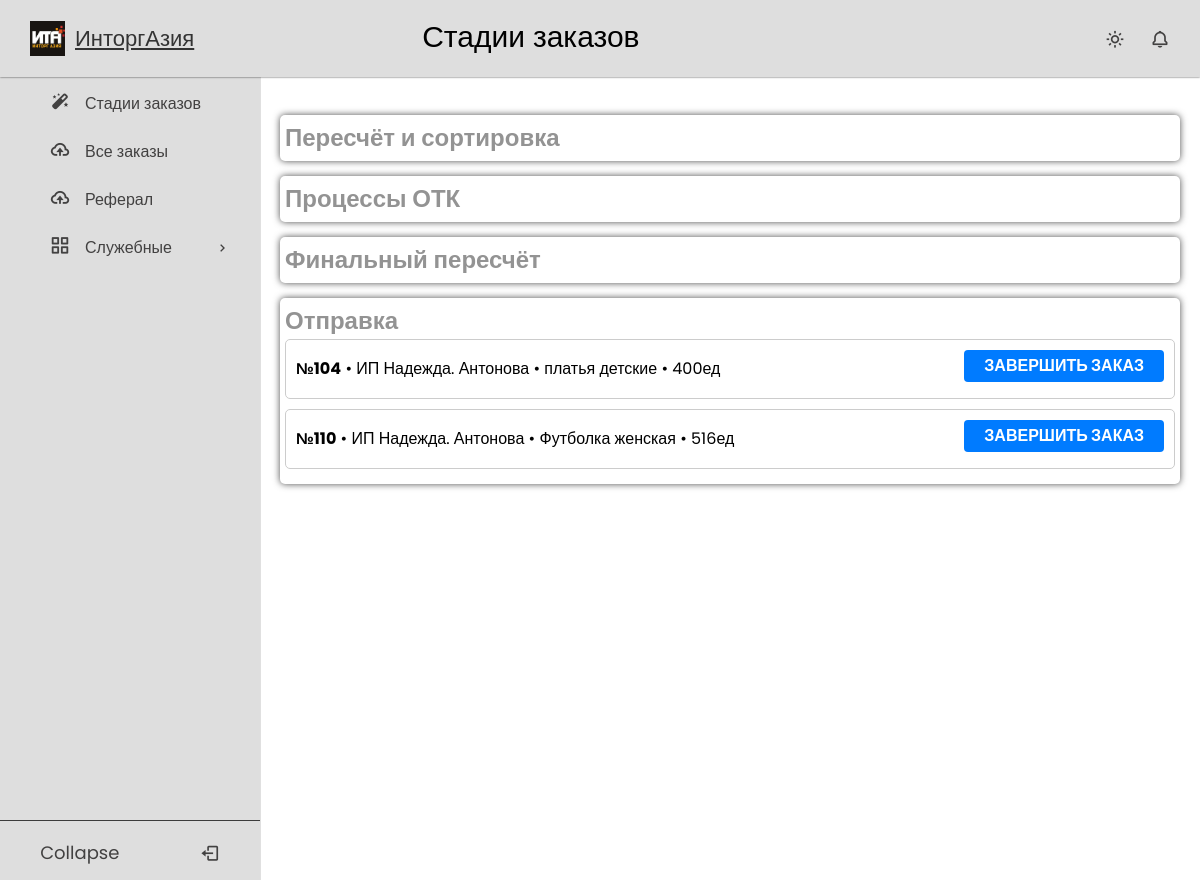
Page / (signed in) on the earlier database version.
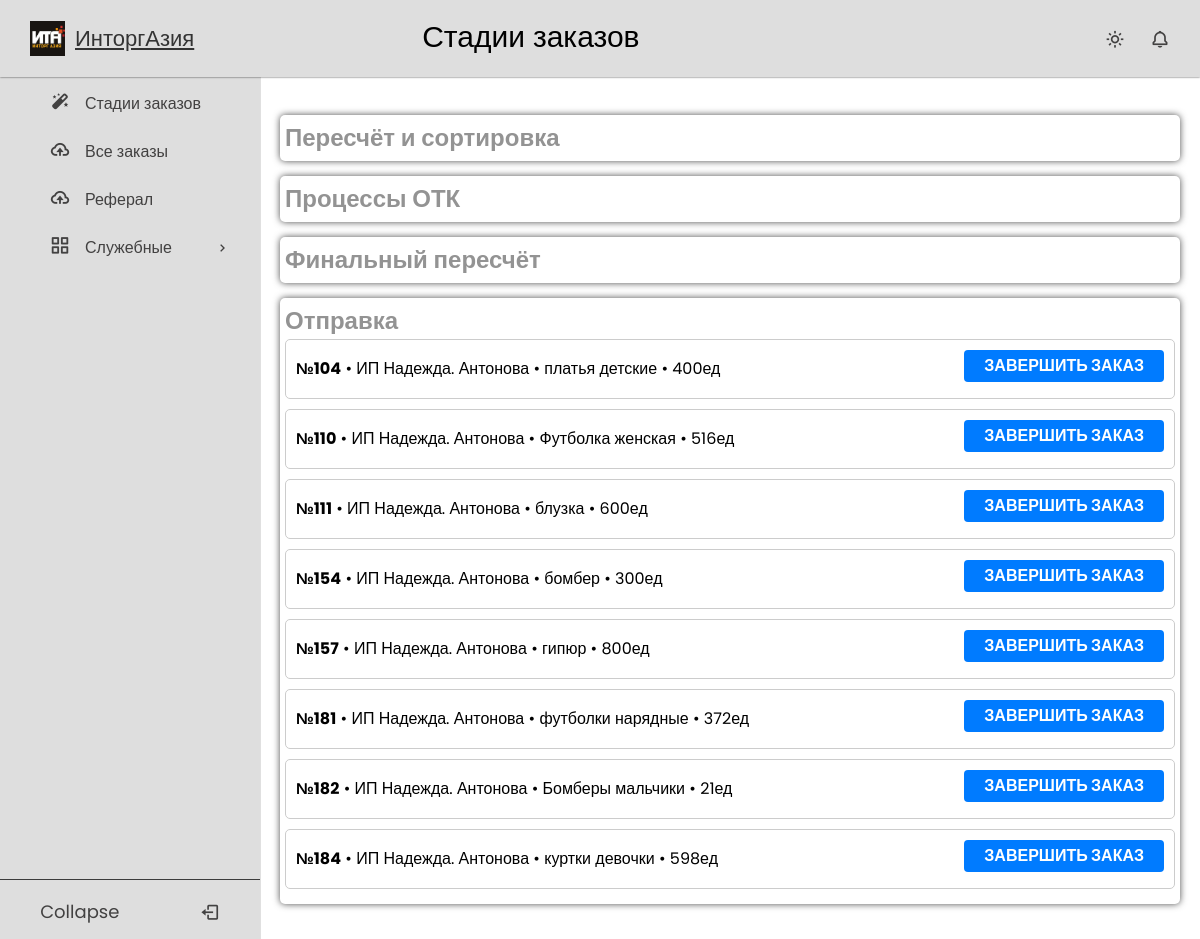
Same page on the later database version.
### crm_app/models.py (models this page shows, shortened)
class Order(models.Model):
    stage = models.CharField(max_length=20, choices=OrderStages.choices, default=OrderStages.DATABASE_LOADING)
    name = models.CharField(max_length=50, blank=True)
    cashbox = models.ForeignKey("Cashbox", on_delete=models.PROTECT, blank=True, null=True)
    amount = models.IntegerField(default=0)
    amount_paid = models.IntegerField(default=0)
    referral_money = models.IntegerField(default=0)
    cost_price = models.IntegerField(default=0)
    count = models.IntegerField(default=0)
    date = models.DateField(default=timezone.now)
    day = models.IntegerField(validators=[MaxValueValidator(31), MinValueValidator(1)], default=1)
    month = models.IntegerField(validators=[MaxValueValidator(12), MinValueValidator(1)], default=1)
    year = models.IntegerField(validators=[MaxValueValidator(2070), MinValueValidator(2020)], default=2023)
    time = models.TimeField(default=timezone.now)
    client = models.ForeignKey(CustomUser, on_delete=models.PROTECT)
    defective = models.IntegerField(default=0, blank=True)
    good_quality = models.IntegerField(default=0, blank=True)
    discount = models.IntegerField(default=0)
    date_of_actual_arrival = models.DateField(null=True, blank=True)
    actual_shipment_date = models.DateField(null=True, blank=True)

### users/models.py (models this page shows, shortened)
class User(AbstractBaseUser, PermissionsMixin):
    disabled = models.BooleanField(default=False)
    username = models.CharField(max_length=100, blank=True, null=True, unique=True, help_text='Номер телефона')
    first_name = models.CharField(max_length=254)
    last_name = models.CharField(max_length=254)
    is_staff = models.BooleanField(default=False)
    is_superuser = models.BooleanField(default=False)
    is_active = models.BooleanField(default=True)
    last_login = models.DateTimeField(null=True, blank=True)
    date_joined = models.DateTimeField(null=True, auto_now=True)
    joined_date = models.DateTimeField(default=timezone.now)
    user_type = models.CharField(max_length=20, choices=UserType.choices, default=UserType.CLIENT)
    discount = models.ForeignKey(DiscountType, on_delete=models.PROTECT, blank=True, null=True)
    money = models.IntegerField(default=0)
    profit = models.IntegerField(default=0)
    product_count = models.IntegerField(default=0, blank=True, null=True)
    referal_money = models.IntegerField(default=0, blank=True, null=True)
    referral = models.ForeignKey('self', on_delete=models.SET_NULL, blank=True, null=True)
    class Meta:
        ordering = ('disabled','-product_count')
    USERNAME_FIELD = 'username'
    REQUIRED_FIELDS = []
    objects = UserManager()
    def __str__(self):
        return f'{self.first_name} {self.last_name}'

### crm_warehouse/views.py (the view)
# urls.py: path('', DashboardView.as_view(), name='dashboard'),
class DashboardView(Locked, ListView):
    model = Order
    template_name = 'stages/dashboard.html'
    context_object_name = 'orders'
    def get_context_data(self, **kwargs):
        context = super().get_context_data(**kwargs)
        stages = OrderStages.choices
        context['stages'] = stages
        return context
    def get_queryset(self):
        if self.request.user.user_type == 'client':
            queryset = Order.objects.filter(client_id=self.request.user.id)
        else:
            queryset = super().get_queryset()
        queryset = queryset.annotate(total_declared_quantity=Sum('products__declared_quantity'))
        queryset = queryset.annotate(total_actual_quantity=Sum('products__actual_quantity'))
        return queryset

### templates/stages/dashboard.html (shortened to what this page needs)
{% extends 'base.html' %}
{% block page_title %}
    Стадии заказов
{% endblock %}
{% block content %}
{% if user.user_type == 'client' %}
    <div class="stage" id="unpacking" data-url="/unpacking/">
      <h3>Пересчёт и сортировка</h3>
    </div>
    <div class="stage" id="quality_check" data-url="/quality_check/">
      <h3>Процессы ОТК</h3>
    </div>
    <div class="stage" id="dispatch" data-url="/dispatch/">
      <h3>Финальный пересчёт</h3>
    </div>
    <div class="stage" id="clossed" data-url="/dispatched/">
      <h3>Отправка</h3>
      {% for order in orders %}
      {% if order.stage == 'closed' %}
      <div class="order" id="{{ order.id }}" draggable="true">
      <span><b>№{{ order.id }}</b> • {{ order.client }} • {{ order.name }} • {{ order.count }}ед</span>
                      <a href="#"><button>Завершить заказ</button></a>
        </div>
      {% endif %}
      {% endfor %}
    </div>
{% endif %}
{% endblock %}

Differences in the rows shown:
now on this page (row edited): Order: id "111", client "ИП Надежда. Антонова", name "блузка", count "600"
now on this page (row edited): Order: id "154", client "ИП Надежда. Антонова", name "бомбер", count "300"
now on this page (row edited): Order: id "157", client "ИП Надежда. Антонова", name "гипюр", count "800"
added Order: id "181", client "ИП Надежда. Антонова", name "футболки нарядные", count "372"
added Order: id "182", client "ИП Надежда. Антонова", name "Бомберы мальчики", count "21"
added Order: id "184", client "ИП Надежда. Антонова", name "куртки девочки", count "598"
